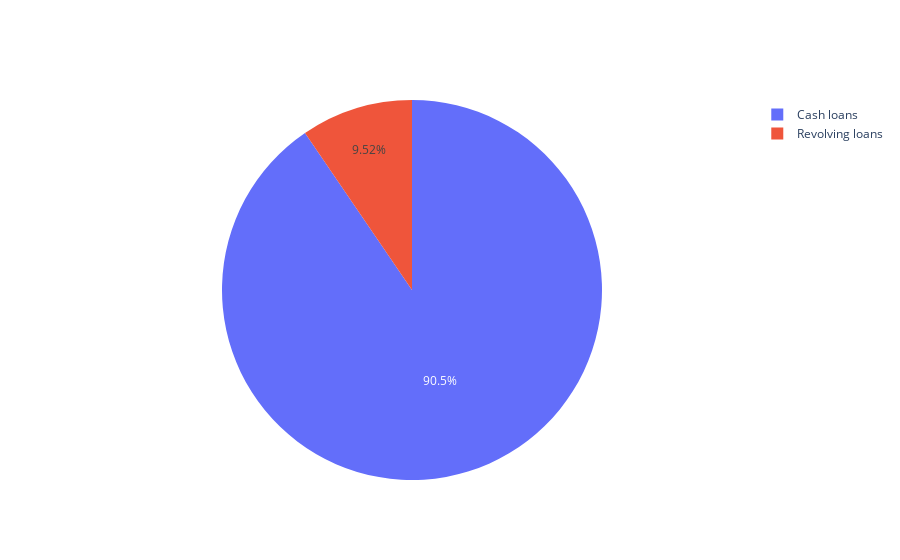

Here is the notebook cell this chart was saved with:
### Markdown cell above
Terlihat bahwa antara target 1 (klien yang kesulitan dalam pembayaran) jauh lebih sedikit dibandingkan target 0. Hal ini menyebabkan adanya imbalanced data, yakni suatu kondisi dimana distribusi antara kelas data tidak seimbang, jumlah kelas data yang satu lebih banyak dibanding kelas data yang lainnya.

### Code cell
# Mengecek Tipe Pinjaman 
print('Tipe Pinjaman:\n')
print(app_train.groupby(['NAME_CONTRACT_TYPE'])['NAME_CONTRACT_TYPE'].count())

# Plot Distribusi Target
temp = app_train['NAME_CONTRACT_TYPE'].value_counts()
df = {'data':[
    {'labels': temp.index,
    'values': temp.values,
    'type' : 'pie'}
]}
iplot(df)

### Figure 1 — Plotly figure (JSON) as saved in the notebook; plotly's stock layout.template omitted (floating-point values rounded to 4 significant figures)
{"data": [{"labels": ["Cash loans", "Revolving loans"], "type": "pie", "values": [278232, 29279]}], "layout": {}}
